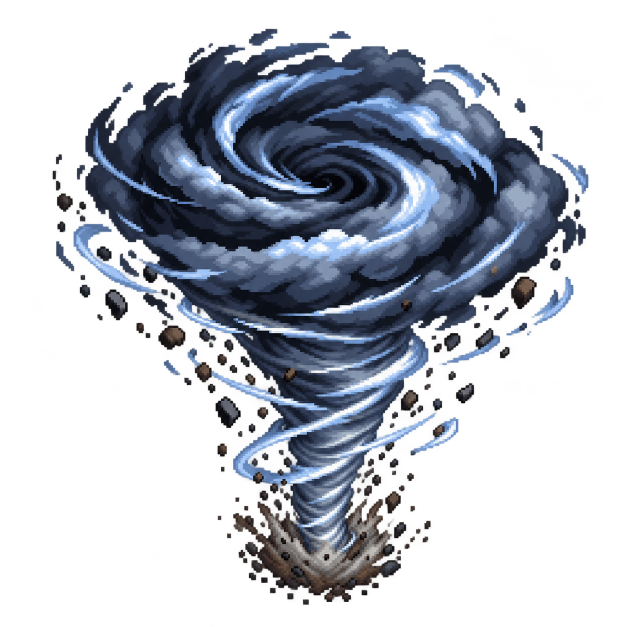
#> input picture docs/art-source/phase5/phase5-tornado.png, 1254 x 1254 px, found by its file name (shown at 1/2 size)
$ python prepare-tornado-animation.py
#> lines starting #> are read from the running program, lines starting #| are printed output that depends on the picture
"""Build an eight-frame, ground-anchored tornado animation from its source art.

The upper vortex is rotated *inside its fixed elliptical silhouette*. The
funnel sways at the top while its foot stays planted. This produces actual
different pixel frames instead of rotating one Pixi sprite at runtime.
"""

from pathlib import Path
from math import pi

import numpy as np
from PIL import Image


ROOT = Path(__file__).resolve().parents[1]
SOURCE = ROOT / "public/art/phase5-tornado.png"
OUTPUT = ROOT / "public/art/phase5-tornado-frames.png"
FRAMES = 8
SCALE = 2


def make_frame(source: np.ndarray, phase: float) -> np.ndarray:
    height, width, _ = source.shape
    yy, xx = np.indices((height, width), dtype=np.float32)

    # The funnel tilts a few pixels near its neck, but its contact point on
    # the ground remains at exactly the same coordinate in every frame.
    neck = np.clip((height - yy) / (height - 135), 0, 1)
    shift = np.where(yy >= 135, np.sin(phase) * 5 * neck * neck, 0)
    funnel_x = np.clip(np.rint(xx - shift).astype(np.int32), 0, width - 1)
    result = source[yy.astype(np.int32), funnel_x].copy()

    # Advect the painted cloud bands around the eye. The oval edge stays
    # fixed so the vortex turns in depth instead of spinning like a coin.
    center_x, center_y = width / 2, 95
    radius_x, radius_y = 153, 100
    u, v = (xx - center_x) / radius_x, (yy - center_y) / radius_y
    radius = np.hypot(u, v)
    angle = np.arctan2(v, u) - phase * (0.8 + 0.2 * np.maximum(0, 1 - radius))
    sample_x = np.clip(np.rint(center_x + radius * np.cos(angle) * radius_x).astype(np.int32), 0, width - 1)
    sample_y = np.clip(np.rint(center_y + radius * np.sin(angle) * radius_y).astype(np.int32), 0, height - 1)
    swirl = source[sample_y, sample_x].copy()

    # Preserve the original silhouette and blend back into the funnel where
    # the painted spiral narrows. Premultiplied RGB avoids dark alpha seams.
    original_alpha = source[:, :, 3].astype(np.float32) / 255
    swirl[:, :, 3] = np.rint(swirl[:, :, 3] * original_alpha).astype(np.uint8)
    blend = np.clip((215 - yy) / 45, 0, 1) * (yy < 215)
    blend *= np.clip((1.18 - radius) * 5, 0, 1)
    top_alpha = swirl[:, :, 3].astype(np.float32) / 255 * blend
    bottom_alpha = result[:, :, 3].astype(np.float32) / 255 * (1 - blend)
    combined_alpha = top_alpha + bottom_alpha
    out_rgb = (
        swirl[:, :, :3].astype(np.float32) * top_alpha[:, :, None]
        + result[:, :, :3].astype(np.float32) * bottom_alpha[:, :, None]
    ) / np.maximum(combined_alpha[:, :, None], 1e-6)
    result[:, :, :3] = np.clip(np.rint(out_rgb), 0, 255).astype(np.uint8)
    result[:, :, 3] = np.clip(np.rint(combined_alpha * 255), 0, 255).astype(np.uint8)
    return result


def main() -> None:
    source = np.asarray(Image.open(SOURCE).convert("RGBA"))
#> source is the input picture: shape (1254, 1254, 4); mean R, G, B, A 30.4, 35.9, 46.5, 95.5
    height, width, _ = source.shape
#> height = 1254; width = 1254
    frame_width, frame_height = width // SCALE, height // SCALE
#> frame_width = 627; frame_height = 627
    sheet = Image.new("RGBA", (frame_width * FRAMES, frame_height), (0, 0, 0, 0))
#> sheet: PIL image 5016x627 RGBA; every value is 0
    for index in range(FRAMES):
        frame = Image.fromarray(make_frame(source, 2 * pi * index / FRAMES), "RGBA")
        frame = frame.resize((frame_width, frame_height), Image.Resampling.NEAREST)
        sheet.paste(frame, (index * frame_width, 0))
#> this loop made 8 passes
#> pass 1, in make_frame, `original_alpha = source[:, :, 3].astype(np.float32) / 255`:
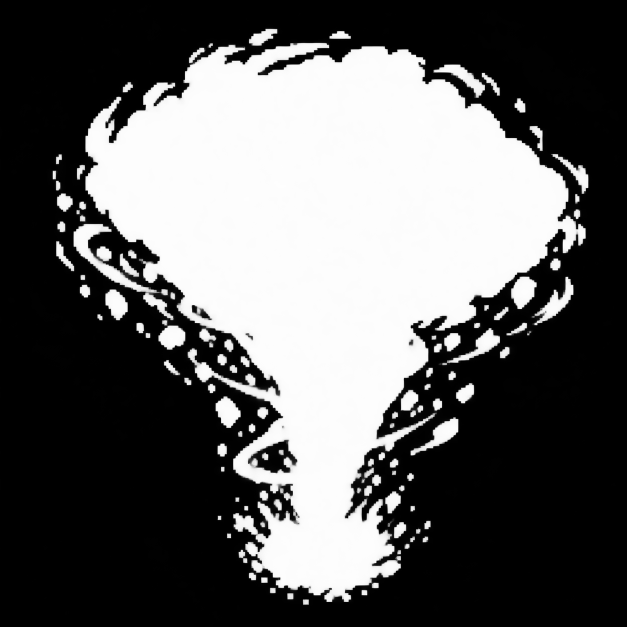
#> original_alpha: shape (1254, 1254) float32 (shown at 1/2 size); min 0, max 1, mean 0.375
#> pass 1, in make_frame, `top_alpha = swirl[:, :, 3].astype(np.float32) / 255 * blend`:
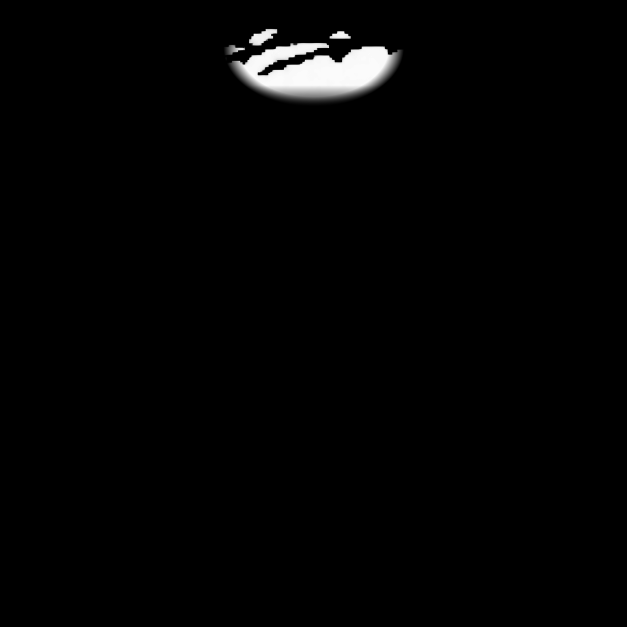
#> top_alpha: shape (1254, 1254) float32 (shown at 1/2 size); min 0, max 1, mean 0.0149
#> after the loop:
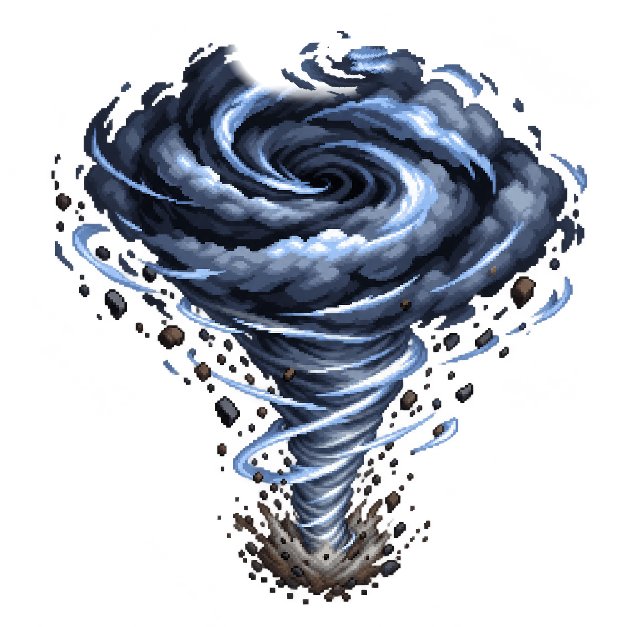
#> frame: PIL image 627x627 RGBA; mean R, G, B, A 30.1, 35.5, 45.9, 93.4; transparent parts drawn white
#> after the loop:
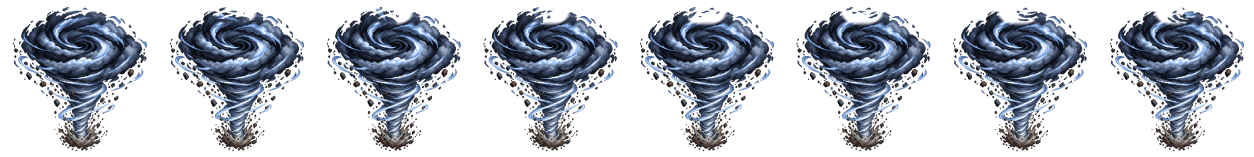
#> sheet: PIL image 5016x627 RGBA (shown at 1/4 size); mean R, G, B, A 30.1, 35.4, 45.8, 93.3; transparent parts drawn white
    sheet.save(OUTPUT, optimize=True)
    print(f"{OUTPUT} ({FRAMES} frames of {frame_width}x{frame_height})")
#| public/art/phase5-tornado-frames.png (8 frames of 627x627)


if __name__ == "__main__":
    main()

$ run again, with docs/art-source/phase5/phase5-ash-cloud.png copied over docs/art-source/phase5/phase5-tornado.png
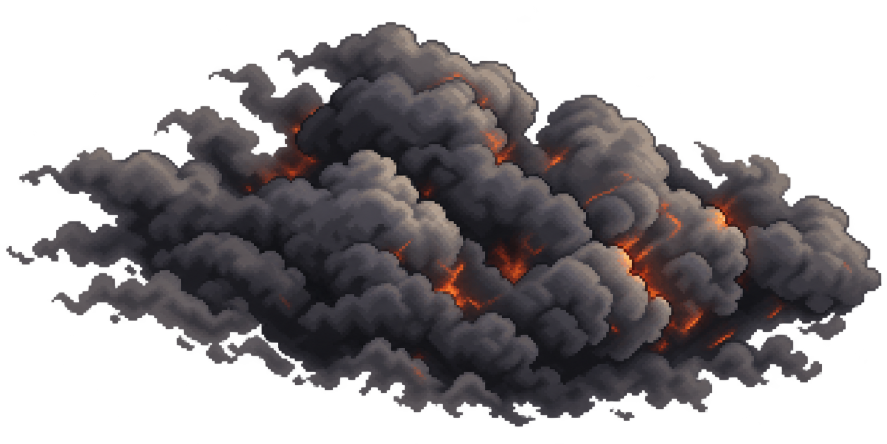
#> input picture docs/art-source/phase5/phase5-ash-cloud.png, 1774 x 887 px, found by its file name (shown at 1/2 size)
#> in main, source is the input picture: shape (887, 1774, 4); mean R, G, B, A 38.5, 34.8, 36.7, 131
#> the loop in main, `for index in range(FRAMES):` made 8 passes
#> pass 1, in make_frame, `top_alpha = swirl[:, :, 3].astype(np.float32) / 255 * blend`:
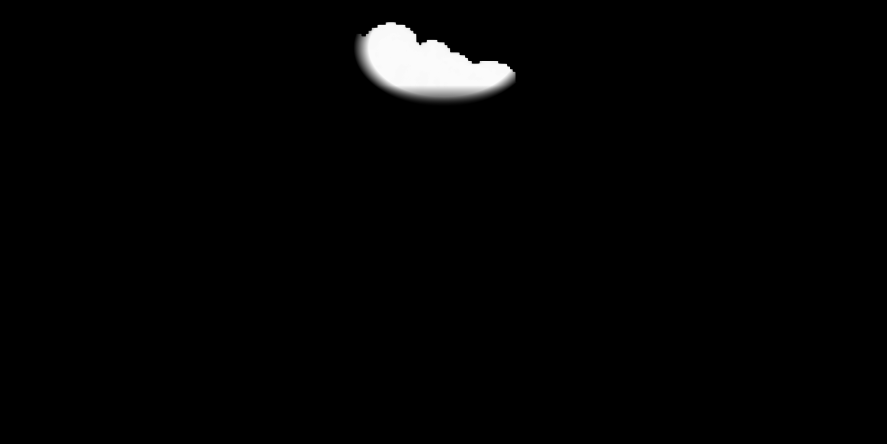
#> top_alpha: shape (887, 1774) float32 (shown at 1/2 size); min 0, max 1, mean 0.017
#> after the loop in main, `for index in range(FRAMES):`:
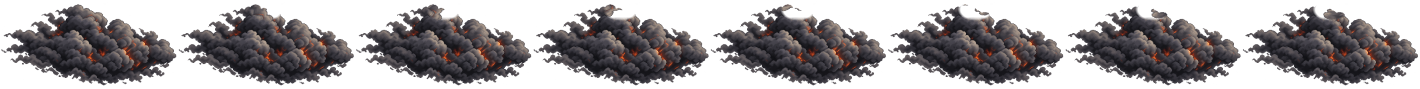
#> sheet: PIL image 7096x443 RGBA (shown at 1/5 size); mean R, G, B, A 37.9, 34.3, 36.1, 128.9; transparent parts drawn white
#| public/art/phase5-tornado-frames.png (8 frames of 887x443)
